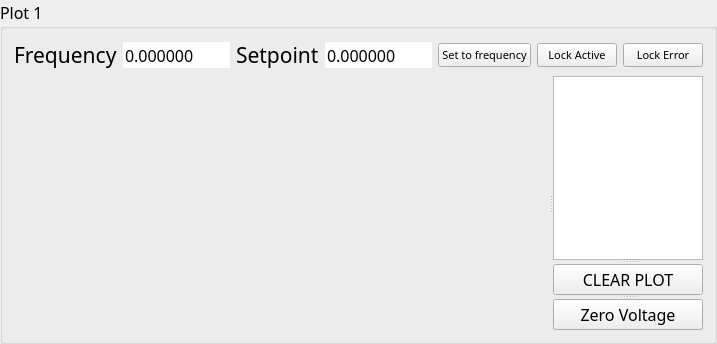
      <widget class="QGroupBox" name="groupBox">
       <property name="sizePolicy">
        <sizepolicy hsizetype="Expanding" vsizetype="Expanding">
         <horstretch>0</horstretch>
         <verstretch>0</verstretch>
        </sizepolicy>
       </property>
       <property name="font">
        <font>
         <family>Calibri Light</family>
         <pointsize>12</pointsize>
        </font>
       </property>
       <property name="styleSheet">
        <string notr="true"/>
       </property>
       <property name="title">
        <string>Plot 1</string>
       </property>
       <layout class="QVBoxLayout" name="verticalLayout">
        <item>
         <layout class="QHBoxLayout" name="horizontalLayout_4">
          <property name="sizeConstraint">
           <enum>QLayout::SetDefaultConstraint</enum>
          </property>
          <item>
           <widget class="QLabel" name="label_1">
            <property name="font">
             <font>
              <family>Calibri Light</family>
              <pointsize>16</pointsize>
             </font>
            </property>
            <property name="text">
             <string>&lt;html&gt;&lt;head/&gt;&lt;body&gt;&lt;p&gt;Frequency&lt;/p&gt;&lt;/body&gt;&lt;/html&gt;</string>
            </property>
           </widget>
          </item>
          <item>
           <widget class="QDoubleSpinBox" name="freq_1">
            <property name="font">
             <font>
              <family>Calibri Light</family>
              <pointsize>12</pointsize>
             </font>
            </property>
            <property name="styleSheet">
             <string notr="true"/>
            </property>
            <property name="frame">
             <bool>false</bool>
            </property>
            <property name="buttonSymbols">
             <enum>QAbstractSpinBox::NoButtons</enum>
            </property>
            <property name="accelerated">
             <bool>false</bool>
            </property>
            <property name="correctionMode">
             <enum>QAbstractSpinBox::CorrectToNearestValue</enum>
            </property>
            <property name="keyboardTracking">
             <bool>false</bool>
            </property>
            <property name="decimals">
             <number>6</number>
            </property>
            <property name="minimum">
             <double>-1000.000000000000000</double>
            </property>
            <property name="maximum">
             <double>1000.000000000000000</double>
            </property>
            <property name="singleStep">
             <double>0.000010000000000</double>
            </property>
           </widget>
          </item>
          <item>
           <widget class="QLabel" name="label_2">
            <property name="font">
             <font>
              <family>Calibri Light</family>
             </font>
            </property>
            <property name="text">
             <string>&lt;html&gt;&lt;head/&gt;&lt;body&gt;&lt;p&gt;&lt;span style=&quot; font-size:16pt;&quot;&gt;Setpoint&lt;/span&gt;&lt;/p&gt;&lt;/body&gt;&lt;/html&gt;</string>
            </property>
           </widget>
          </item>
          <item>
           <widget class="QDoubleSpinBox" name="sp_1">
            <property name="font">
             <font>
              <family>Calibri Light</family>
              <pointsize>12</pointsize>
             </font>
            </property>
            <property name="styleSheet">
             <string notr="true"/>
            </property>
            <property name="frame">
             <bool>false</bool>
            </property>
            <property name="buttonSymbols">
             <enum>QAbstractSpinBox::NoButtons</enum>
            </property>
            <property name="accelerated">
             <bool>false</bool>
            </property>
            <property name="correctionMode">
             <enum>QAbstractSpinBox::CorrectToNearestValue</enum>
            </property>
            <property name="keyboardTracking">
             <bool>false</bool>
            </property>
            <property name="decimals">
             <number>6</number>
            </property>
            <property name="minimum">
             <double>-1000.000000000000000</double>
            </property>
            <property name="maximum">
             <double>1000.000000000000000</double>
            </property>
            <property name="singleStep">
             <double>0.000010000000000</double>
            </property>
           </widget>
          </item>
          <item>
           <widget class="QPushButton" name="rs_1">
            <property name="font">
             <font>
              <pointsize>8</pointsize>
             </font>
            </property>
            <property name="styleSheet">
             <string notr="true"/>
            </property>
            <property name="text">
             <string>Set to frequency</string>
            </property>
           </widget>
          </item>
          <item>
           <widget class="QPushButton" name="lock_1">
            <property name="font">
             <font>
              <family>Calibri Light</family>
              <pointsize>8</pointsize>
             </font>
            </property>
            <property name="text">
             <string>Lock Active</string>
            </property>
            <property name="icon">
             <iconset>
              <normaloff>green_LED_off.svg</normaloff>
              <normalon>green_LED_on.svg</normalon>green_LED_off.svg</iconset>
            </property>
            <property name="checkable">
             <bool>true</bool>
            </property>
            <property name="checked">
             <bool>false</bool>
            </property>
            <property name="autoExclusive">
             <bool>false</bool>
            </property>
           </widget>
          </item>
          <item>
           <widget class="QPushButton" name="error_status_1">
            <property name="font">
             <font>
              <family>Calibri Light</family>
              <pointsize>8</pointsize>
             </font>
            </property>
            <property name="text">
             <string>Lock Error</string>
            </property>
            <property name="icon">
             <iconset>
              <normaloff>red_LED_off.svg</normaloff>
              <normalon>red_LED_on.svg</normalon>red_LED_off.svg</iconset>
            </property>
            <property name="checkable">
             <bool>true</bool>
            </property>
            <property name="autoExclusive">
             <bool>false</bool>
            </property>
           </widget>
          </item>
         </layout>
        </item>
        <item>
         <widget class="QSplitter" name="splitter">
          <property name="orientation">
           <enum>Qt::Horizontal</enum>
          </property>
          <widget class="PlotWidget" name="graph_1" native="true">
           <property name="sizePolicy">
            <sizepolicy hsizetype="Expanding" vsizetype="Expanding">
             <horstretch>0</horstretch>
             <verstretch>0</verstretch>
            </sizepolicy>
           </property>
           <property name="minimumSize">
            <size>
             <width>300</width>
             <height>0</height>
            </size>
           </property>
          </widget>
          <widget class="QSplitter" name="splitter_2">
           <property name="orientation">
            <enum>Qt::Vertical</enum>
           </property>
           <widget class="GraphicsView" name="legend_1">
            <property name="minimumSize">
             <size>
              <width>150</width>
              <height>0</height>
             </size>
            </property>
            <property name="maximumSize">
             <size>
              <width>200</width>
              <height>16777215</height>
             </size>
            </property>
           </widget>
           <widget class="QPushButton" name="clear_1">
            <property name="sizePolicy">
             <sizepolicy hsizetype="Preferred" vsizetype="Minimum">
              <horstretch>0</horstretch>
              <verstretch>0</verstretch>
             </sizepolicy>
            </property>
            <property name="maximumSize">
             <size>
              <width>150</width>
              <height>33</height>
             </size>
            </property>
            <property name="font">
             <font>
              <family>Calibri Light</family>
              <pointsize>12</pointsize>
             </font>
            </property>
            <property name="styleSheet">
             <string notr="true"/>
            </property>
            <property name="text">
             <string>CLEAR PLOT</string>
            </property>
           </widget>
           <widget class="QPushButton" name="zero_1">
            <property name="maximumSize">
             <size>
              <width>16777215</width>
              <height>33</height>
             </size>
            </property>
            <property name="styleSheet">
             <string notr="true"/>
            </property>
            <property name="text">
             <string>Zero Voltage</string>
            </property>
           </widget>
          </widget>
         </widget>
        </item>
       </layout>
      </widget>
